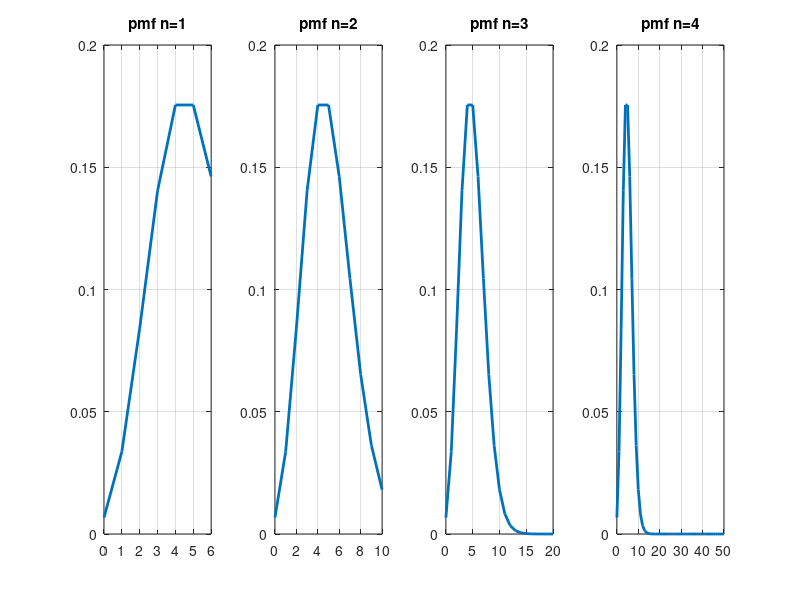

Write the MATLAB code that produced this figure.
n = [6 10 20 50];
lambda = 5;
ln = length(n);
for i = 1:ln
    pd = poisspdf(0:n(i), lambda);
    subplot(1, ln, i)
    plot(0:n(i), pd, 'LineWidth', 2)
    title (['pmf ', 'n=', num2str(i)])
    grid on;
end
